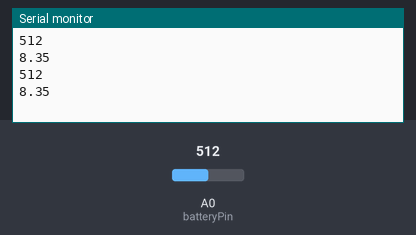
Bench run of a sketch on a simulated Arduino Uno, built with avr-gcc and run on an emulated ATmega328P. On the bench: the last lines printed to the serial monitor. The test bench sets the inputs (shaded band); at power-on: A0 (batteryPin) = 512.

Above: at 1.8 s.
1.9 s: A0 (batteryPin) set to 716
At 2.8 s:
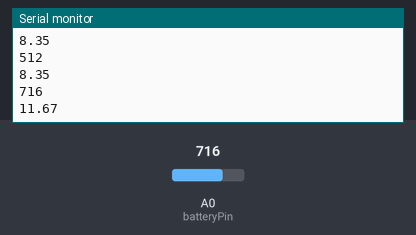
3.4 s: A0 (batteryPin) set to 900
At 4.6 s:
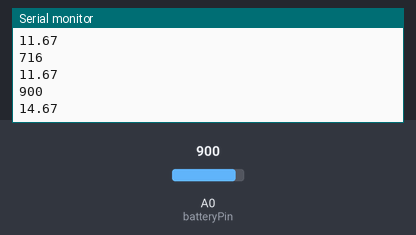
Timing chart, 0 to 6.4 s (numbered marks = the images above; inputs shaded):
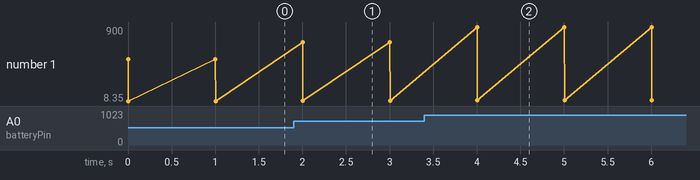

The sketch:

voltag_devider.ino
```cpp
const float reffvolts = 5;
const float r1 = 4700; //ohm
const float r2 = 2000; //ohm
const float resistorFactor =5/ 1023.0*(r2/(r1+r2));   //conceder a constant at current stage......Basic formula need algorithm depend on it.
const int batteryPin = 0;                             //battery voltage initiol value.

void setup() {
              Serial.begin(9600);
              pinMode (  batteryPin ,OUTPUT);
             }

void loop() {
              int value = analogRead(batteryPin  );


              Serial.println(value);
              float volts = value * 0.00145754 ;
              float  voltag= value *0.0163;

             Serial.println(voltag );                   // caliberation for actual voltage
              delay (1000);

}


                                                        //An algorithm based system design.

int average (int valuer){
                            int sum =0 ;
                            int temp  ;
                               for(int i= 0;i< 4; i++){
                                                         temp = analogRead(valuer);
                                                         sum+=temp;
                                                         delayMicroseconds(50);
                                                        }
                                                                                    //  Serial.print(sum/4 *0.029296875 - 11.6); for dubugging

                                                      return sum/4 * 0.029296875;

                          }
```

Measured:
- after the input at 1.9 s, the serial monitor: prints a new line after 0.10 s (image 1)
- after the input at 3.4 s, the serial monitor: prints a new line after 0.60 s (image 2)
- plotted number 1: 8.35 → 11.67 after the input at 1.9 s, 11.67 → 14.67 after the input at 3.4 s
